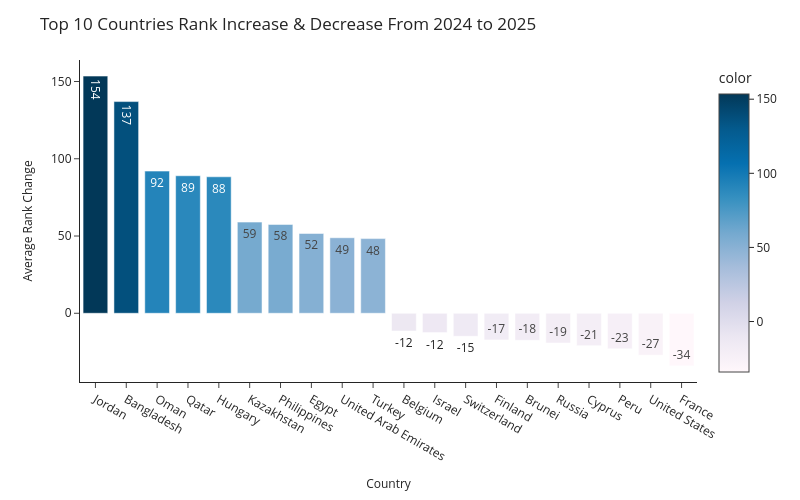

Notebook source saved alongside this figure:
### Markdown cell above
**Country Rank Fluctuations**

### Code cell
rank_change_greatest = df.groupby('Location')['Rank_Change'].mean().sort_values(ascending = False)[:10]
rank_change_smallest = df.groupby('Location')['Rank_Change'].mean().sort_values(ascending = False)[-10:]
rank_change = pd.concat([rank_change_greatest, rank_change_smallest])

fig = px.bar(
    x = rank_change.index, 
    y = rank_change.values, 
    text = np.round(rank_change.values), 
    color = rank_change.values, 
    color_continuous_scale = 'PuBu', 
    width = 800, 
    height = 500)

fig.update_layout(
    title_text = 'Top 10 Countries Rank Increase & Decrease From 2024 to 2025', 
    template = 'simple_white', 
    xaxis = dict(
        title = 'Country', 
        titlefont_size = 12),
    yaxis = dict(
        title = 'Average Rank Change', 
        titlefont_size = 12))

fig.show()

### Figure 1 — Plotly figure (JSON) as saved in the notebook; plotly's stock layout.template omitted (floating-point values rounded to 4 significant figures)
{"data": [{"alignmentgroup": "True", "hovertemplate": "x=%{x}<br>y=%{y}<br>text=%{text}<br>color=%{marker.color}<extra></extra>", "legendgroup": "", "marker": {"color": [153.5, 137, 92, 89, 88.33, 59, 57.5, 51.67, 48.89, 48.33, -11.5, -12.5, -14.89, -17.25, -17.5, -19.27, -21, -23, -27.18, -34.06], "coloraxis": "coloraxis", "pattern": {"shape": ""}}, "name": "", "offsetgroup": "", "orientation": "v", "showlegend": false, "text": [154, 137, 92, 89, 88, 59, 58, 52, 49, 48, -12, -12, -15, -17, -18, -19, -21, -23, -27, -34], "textposition": "auto", "type": "bar", "x": ["Jordan", "Bangladesh", "Oman", "Qatar", "Hungary", "Kazakhstan", "Philippines", "Egypt", "United Arab Emirates", "Turkey", "Belgium", "Israel", "Switzerland", "Finland", "Brunei", "Russia", "Cyprus", "Peru", "United States", "France"], "xaxis": "x", "y": [153.5, 137, 92, 89, 88.33, 59, 57.5, 51.67, 48.89, 48.33, -11.5, -12.5, -14.89, -17.25, -17.5, -19.27, -21, -23, -27.18, -34.06], "yaxis": "y"}], "layout": {"barmode": "relative", "coloraxis": {"colorbar": {"title": {"text": "color"}}, "colorscale": [[0, "rgb(255,247,251)"], [0.125, "rgb(236,231,242)"], [0.25, "rgb(208,209,230)"], [0.375, "rgb(166,189,219)"], [0.5, "rgb(116,169,207)"], [0.625, "rgb(54,144,192)"], [0.75, "rgb(5,112,176)"], [0.875, "rgb(4,90,141)"], [1, "rgb(2,56,88)"]]}, "height": 500, "legend": {"tracegroupgap": 0}, "margin": {"t": 60}, "title": {"text": "Top 10 Countries Rank Increase & Decrease From 2024 to 2025"}, "width": 800, "xaxis": {"anchor": "y", "domain": [0, 1], "title": {"font": {"size": 12}, "text": "Country"}}, "yaxis": {"anchor": "x", "domain": [0, 1], "title": {"font": {"size": 12}, "text": "Average Rank Change"}}}}
